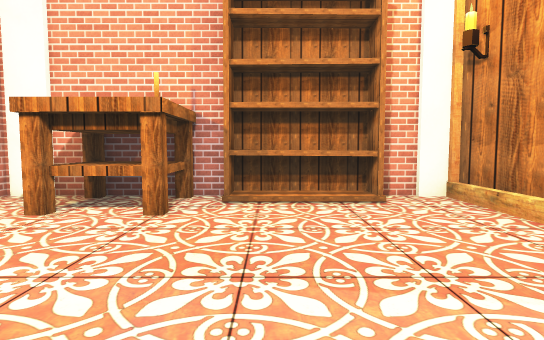
view 1 (above)

18 first-person views from a walk through a 3-D level made in the Unity game engine. The camera is 1.2 m above the floor, tilts 4° down and sees 80° across. The floor is counted in squares, 1 m on a side. Each view is taken from the middle of a square. On the plan, view 1 faces up. The plan holds only what a view shows up to about 14 squares ahead; the rest is blank. The place goes on beyond the plan. Some animated figures are left out. Door leaves are left out, so doorways stand open. Some surface patterns are stand-ins.

view 2
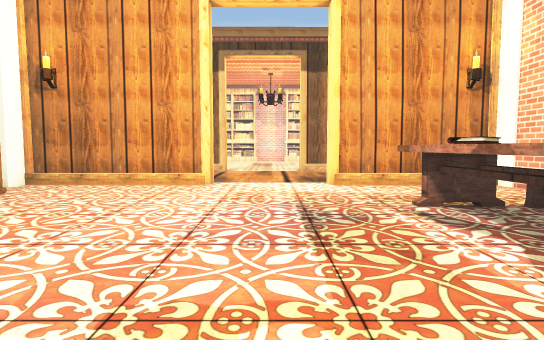

view 3
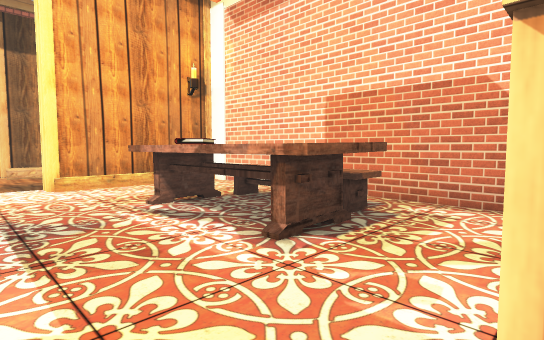

view 4
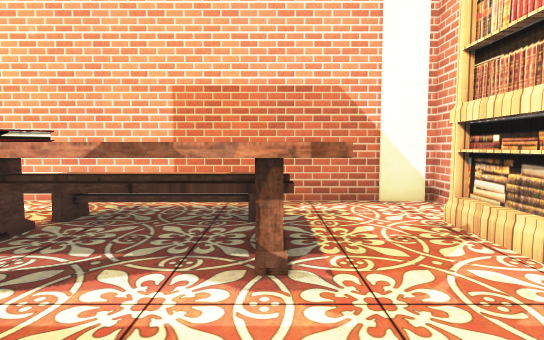

view 5
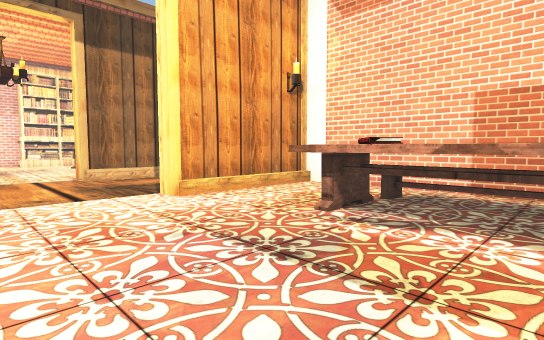

view 6
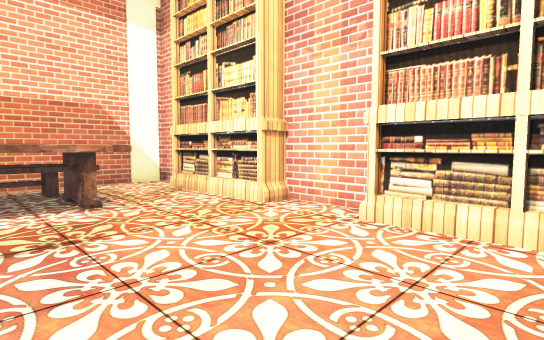

view 7
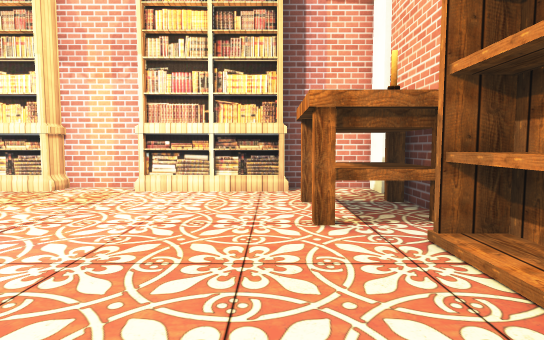

view 8
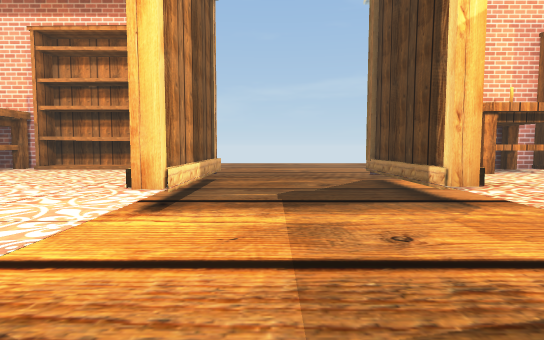

view 9
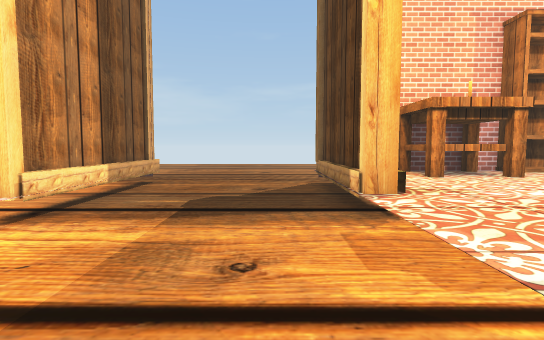

view 10
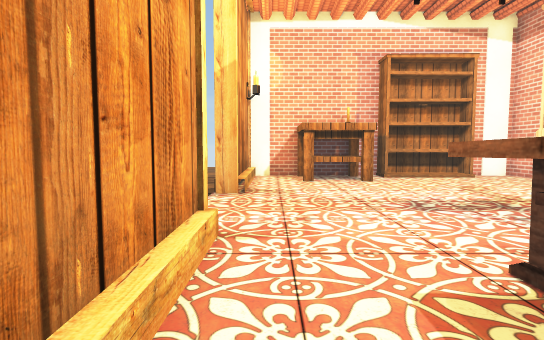

view 11
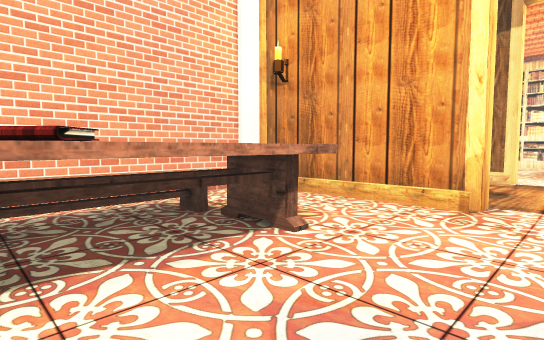

view 12
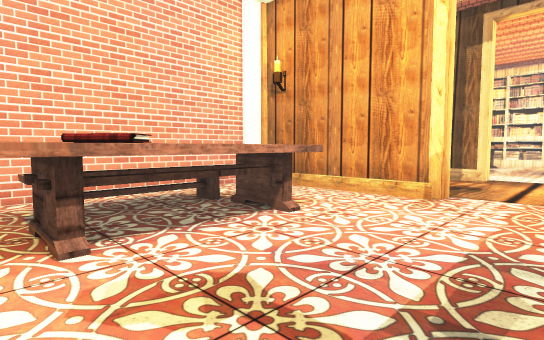

view 13
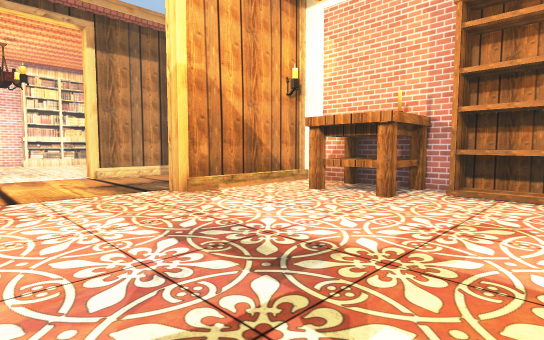

view 14
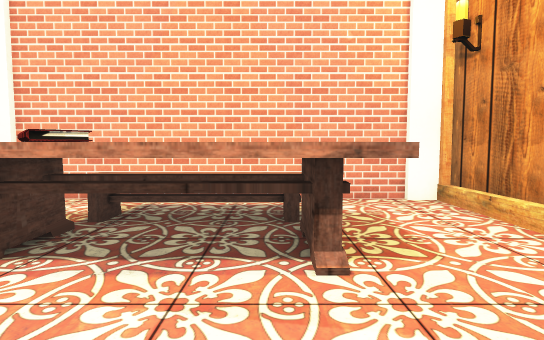

view 15
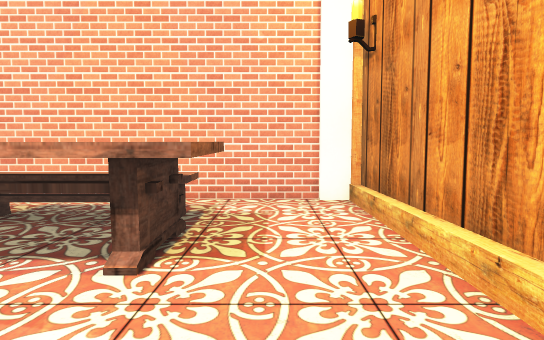

view 16
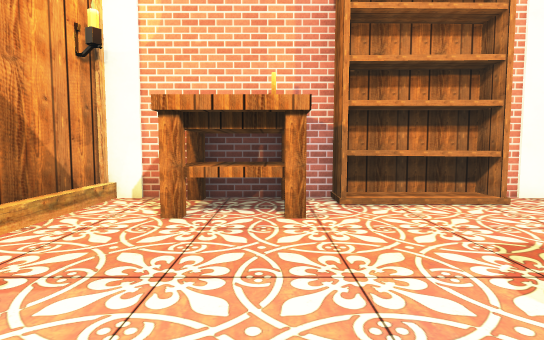

view 17
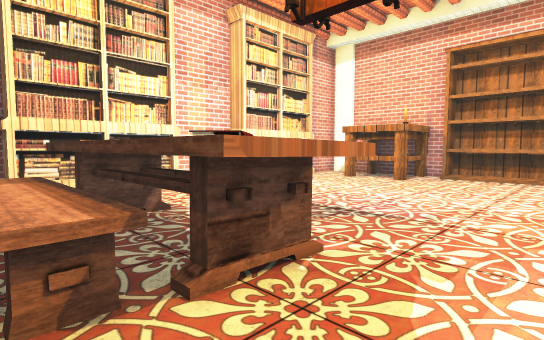

view 18
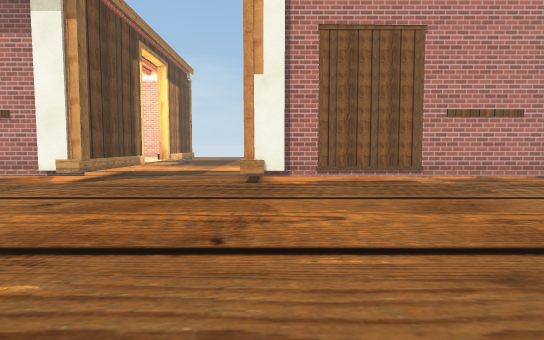

### Floor plan
Key: @ floor where view 1 was taken; # wall or solid block; . main floor; - floor 0.5 m lower than the main floor; D open door; = window, fence, low wall or low ledge; T table; B bookshelf; O other object.
Columns run from 6 left of view 1 to 19 right of it. Each row starts with its distance up from view 1.
 19           -
 18
 17         -----
 16        -------
 15       ---------
 14       ---------
 13      -----------
 12     -------------
 11    ---------------
 10   -----------------
  9  -------------------
  8 #####OOO####-----######OOO
  7 ..TTTOOOO..=-----#.TTT.OOO
  6 ..TTT......=-----#.TTT....
  5 B..........=-----#........
  4 B..........=-----#........
  3 B..........=-----#........
  2 B..........D-----D........
  1 B.........DD-----D........
  0 ......@...DD-----D........
 -1 B.........DD-----D........
 -2 B..........D-----#........
 -3 B.OOOOOO...#- ---#..OOOOOO
 -4 B.OOOOOO...# - --#..OOOOO
 -5 B..OOOOO...#     #..OOOOO
 -6 ...OOOOO...#     #..OOOOO.
 -7 ############     #########
 -8                   #

Positions as (right, up) in squares from view 1, and headings:
1: (0, 0), facing up
2: (-6, 0), facing right
3: (-6, 0), facing down-right
4: (-3, 0), facing down
5: (-3, 2), facing down-right
6: (-1, 4), facing down-left
7: (3, 5), facing left
8: (7, -4), facing up
9: (9, -3), facing up
10: (12, -6), facing up
11: (18, 0), facing down-left
12: (19, 1), facing down-left
13: (19, -2), facing up-left
14: (15, 0), facing down
15: (13, 0), facing down
16: (15, 0), facing up
17: (3, -6), facing up-left
18: (4, 19), facing down
